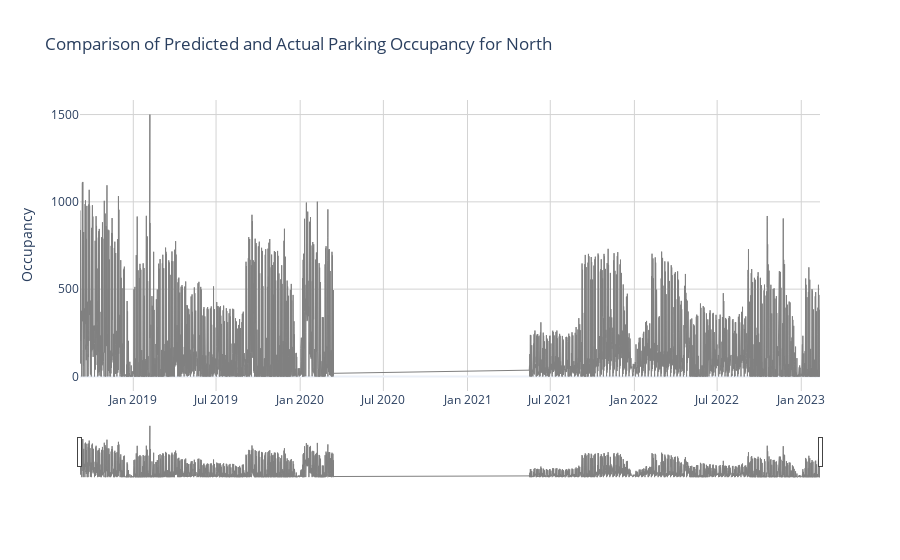

This figure's notebook cell:
### Code cell
import plotly.graph_objects as go


# Create a new figure
fig = go.Figure()

# Add trace for the initial training data
fig.add_trace(go.Scatter(x=train.index, y=train['Occupancy'],
                         name='Initial Training Data',
                         line=dict(color='gray', width=1),
                         hovertemplate='<b>Date</b>: %{x|%m-%d-%Y}<br>' +
                                       '<b>Occupancy</b>: %{y}<br>' +
                                       '<b>Day of Week</b>: %{x| %A}<extra></extra>'))


# Update layout
fig.update_layout(
    title=f'Comparison of Predicted and Actual Parking Occupancy for {parking_lot_to_predict}',
    xaxis=dict(
        rangeslider=dict(visible=True),
        type='date'
    ),
    yaxis_title='Occupancy',
    template='plotly_white',
)

# Update axes appearance
fig.update_xaxes(showgrid=True, gridwidth=1, gridcolor='lightgrey')
fig.update_yaxes(showgrid=True, gridwidth=1, gridcolor='lightgrey')

# Show the plot
fig.show()

### Figure 1 — Plotly figure (JSON) as saved in the notebook; plotly's stock layout.template omitted (floating-point values rounded to 4 significant figures; data arrays with more than 128 entries replaced by an {"elided": "..."} marker saying what was removed)
{"data": [{"hovertemplate": "<b>Date</b>: %{x|%m-%d-%Y}<br><b>Occupancy</b>: %{y}<br><b>Day of Week</b>: %{x| %A}<extra></extra>", "line": {"color": "gray", "width": 1}, "name": "Initial Training Data", "type": "scatter", "x": {"elided": "29763 str values"}, "y": {"elided": "29763 int values"}}], "layout": {"title": {"text": "Comparison of Predicted and Actual Parking Occupancy for North"}, "xaxis": {"gridcolor": "lightgrey", "gridwidth": 1, "rangeslider": {"visible": true}, "showgrid": true, "type": "date"}, "yaxis": {"gridcolor": "lightgrey", "gridwidth": 1, "showgrid": true, "title": {"text": "Occupancy"}}}}
